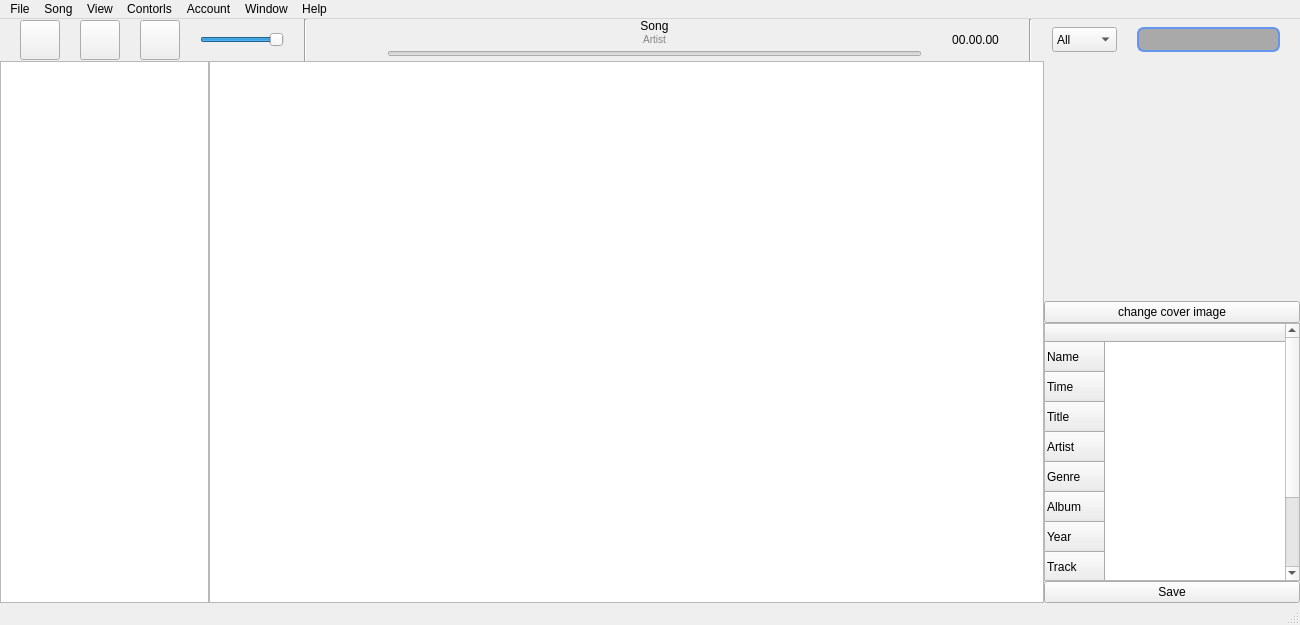
<?xml version="1.0" encoding="UTF-8"?>
<ui version="4.0">
 <class>MainWindow</class>
 <widget class="QMainWindow" name="MainWindow">
  <property name="geometry">
   <rect>
    <x>0</x>
    <y>0</y>
    <width>1300</width>
    <height>625</height>
   </rect>
  </property>
  <property name="sizePolicy">
   <sizepolicy hsizetype="Expanding" vsizetype="Expanding">
    <horstretch>0</horstretch>
    <verstretch>0</verstretch>
   </sizepolicy>
  </property>
  <property name="minimumSize">
   <size>
    <width>1280</width>
    <height>625</height>
   </size>
  </property>
  <property name="sizeIncrement">
   <size>
    <width>0</width>
    <height>0</height>
   </size>
  </property>
  <property name="cursor">
   <cursorShape>ArrowCursor</cursorShape>
  </property>
  <property name="windowTitle">
   <string/>
  </property>
  <property name="windowOpacity">
   <double>2.000000000000000</double>
  </property>
  <property name="locale">
   <locale language="Ukrainian" country="Ukraine"/>
  </property>
  <property name="toolButtonStyle">
   <enum>Qt::ToolButtonTextUnderIcon</enum>
  </property>
  <property name="unifiedTitleAndToolBarOnMac">
   <bool>true</bool>
  </property>
  <widget class="QWidget" name="centralwidget">
   <property name="minimumSize">
    <size>
     <width>1300</width>
     <height>0</height>
    </size>
   </property>
   <layout class="QGridLayout" name="gridLayout_2">
    <property name="leftMargin">
     <number>0</number>
    </property>
    <property name="topMargin">
     <number>0</number>
    </property>
    <property name="rightMargin">
     <number>0</number>
    </property>
    <property name="bottomMargin">
     <number>0</number>
    </property>
    <property name="spacing">
     <number>0</number>
    </property>
    <item row="0" column="0">
     <layout class="QHBoxLayout" name="playerLayout" stretch="0,2,2,0,0,5,0,0,0">
      <property name="spacing">
       <number>20</number>
      </property>
      <property name="sizeConstraint">
       <enum>QLayout::SetDefaultConstraint</enum>
      </property>
      <property name="leftMargin">
       <number>20</number>
      </property>
      <property name="rightMargin">
       <number>20</number>
      </property>
      <item>
       <widget class="QPushButton" name="playButton">
        <property name="sizePolicy">
         <sizepolicy hsizetype="Minimum" vsizetype="Fixed">
          <horstretch>40</horstretch>
          <verstretch>40</verstretch>
         </sizepolicy>
        </property>
        <property name="minimumSize">
         <size>
          <width>40</width>
          <height>40</height>
         </size>
        </property>
        <property name="maximumSize">
         <size>
          <width>40</width>
          <height>40</height>
         </size>
        </property>
        <property name="text">
         <string/>
        </property>
       </widget>
      </item>
      <item>
       <widget class="QPushButton" name="pauseButton">
        <property name="sizePolicy">
         <sizepolicy hsizetype="Minimum" vsizetype="Fixed">
          <horstretch>40</horstretch>
          <verstretch>40</verstretch>
         </sizepolicy>
        </property>
        <property name="minimumSize">
         <size>
          <width>40</width>
          <height>40</height>
         </size>
        </property>
        <property name="maximumSize">
         <size>
          <width>40</width>
          <height>40</height>
         </size>
        </property>
        <property name="text">
         <string/>
        </property>
       </widget>
      </item>
      <item>
       <widget class="QPushButton" name="stopButton">
        <property name="sizePolicy">
         <sizepolicy hsizetype="Minimum" vsizetype="Fixed">
          <horstretch>40</horstretch>
          <verstretch>40</verstretch>
         </sizepolicy>
        </property>
        <property name="minimumSize">
         <size>
          <width>40</width>
          <height>40</height>
         </size>
        </property>
        <property name="maximumSize">
         <size>
          <width>40</width>
          <height>40</height>
         </size>
        </property>
        <property name="text">
         <string/>
        </property>
       </widget>
      </item>
      <item>
       <widget class="QSlider" name="statusVolume">
        <property name="maximum">
         <number>100</number>
        </property>
        <property name="value">
         <number>100</number>
        </property>
        <property name="sliderPosition">
         <number>100</number>
        </property>
        <property name="orientation">
         <enum>Qt::Horizontal</enum>
        </property>
        <property name="tickPosition">
         <enum>QSlider::NoTicks</enum>
        </property>
        <property name="tickInterval">
         <number>0</number>
        </property>
       </widget>
      </item>
      <item>
       <widget class="Line" name="line">
        <property name="autoFillBackground">
         <bool>true</bool>
        </property>
        <property name="orientation">
         <enum>Qt::Vertical</enum>
        </property>
       </widget>
      </item>
      <item>
       <layout class="QVBoxLayout" name="verticalLayout_4">
        <item>
         <layout class="QHBoxLayout" name="horizontalLayout_2" stretch="0,8,1">
          <property name="sizeConstraint">
           <enum>QLayout::SetFixedSize</enum>
          </property>
          <item>
           <widget class="QLabel" name="cover_label">
            <property name="minimumSize">
             <size>
              <width>40</width>
              <height>40</height>
             </size>
            </property>
            <property name="maximumSize">
             <size>
              <width>40</width>
              <height>40</height>
             </size>
            </property>
            <property name="text">
             <string/>
            </property>
            <property name="scaledContents">
             <bool>true</bool>
            </property>
           </widget>
          </item>
          <item>
           <layout class="QVBoxLayout" name="verticalLayout_3">
            <property name="spacing">
             <number>0</number>
            </property>
            <item>
             <widget class="QLabel" name="labelSong">
              <property name="text">
               <string>Song</string>
              </property>
              <property name="alignment">
               <set>Qt::AlignCenter</set>
              </property>
             </widget>
            </item>
            <item>
             <widget class="QLabel" name="labelArtist">
              <property name="styleSheet">
               <string notr="true">font-size: 10px;
color: rgb(132, 130, 133);</string>
              </property>
              <property name="text">
               <string>Artist</string>
              </property>
              <property name="alignment">
               <set>Qt::AlignCenter</set>
              </property>
             </widget>
            </item>
            <item>
             <widget class="QSlider" name="statusPlay">
              <property name="styleSheet">
               <string notr="true">QSlider::handle:horizontal {
/*	background-color:rgb(0, 0, 0);*/
	border: 0 solid;
}</string>
              </property>
              <property name="value">
               <number>0</number>
              </property>
              <property name="orientation">
               <enum>Qt::Horizontal</enum>
              </property>
              <property name="invertedAppearance">
               <bool>false</bool>
              </property>
             </widget>
            </item>
           </layout>
          </item>
          <item>
           <widget class="QLabel" name="labelTime">
            <property name="text">
             <string>00.00.00</string>
            </property>
            <property name="alignment">
             <set>Qt::AlignCenter</set>
            </property>
           </widget>
          </item>
         </layout>
        </item>
       </layout>
      </item>
      <item>
       <widget class="Line" name="line_2">
        <property name="orientation">
         <enum>Qt::Vertical</enum>
        </property>
       </widget>
      </item>
      <item>
       <widget class="QComboBox" name="filterBox">
        <property name="sizePolicy">
         <sizepolicy hsizetype="Expanding" vsizetype="Fixed">
          <horstretch>0</horstretch>
          <verstretch>0</verstretch>
         </sizepolicy>
        </property>
        <property name="minimumSize">
         <size>
          <width>50</width>
          <height>25</height>
         </size>
        </property>
        <item>
         <property name="text">
          <string>All</string>
         </property>
        </item>
        <item>
         <property name="text">
          <string>Name</string>
         </property>
        </item>
        <item>
         <property name="text">
          <string>Title</string>
         </property>
        </item>
        <item>
         <property name="text">
          <string>Artist</string>
         </property>
        </item>
        <item>
         <property name="text">
          <string>Album</string>
         </property>
        </item>
        <item>
         <property name="text">
          <string>Genre</string>
         </property>
        </item>
        <item>
         <property name="text">
          <string>Year</string>
         </property>
        </item>
       </widget>
      </item>
      <item>
       <widget class="QLineEdit" name="search_line">
        <property name="sizePolicy">
         <sizepolicy hsizetype="Expanding" vsizetype="Fixed">
          <horstretch>0</horstretch>
          <verstretch>0</verstretch>
         </sizepolicy>
        </property>
        <property name="minimumSize">
         <size>
          <width>143</width>
          <height>25</height>
         </size>
        </property>
        <property name="styleSheet">
         <string notr="true"> QLineEdit {
     border: 2px solid rgb(100, 149, 237) ;
     border-radius: 7px;
     padding: 0 8px;
     background: rgb(169, 169, 169);
     selection-background-color: blue;
 }</string>
        </property>
       </widget>
      </item>
     </layout>
    </item>
    <item row="1" column="0">
     <layout class="QGridLayout" name="gridLayout" rowstretch="0" columnstretch="1,4,0,0">
      <property name="sizeConstraint">
       <enum>QLayout::SetNoConstraint</enum>
      </property>
      <property name="spacing">
       <number>0</number>
      </property>
      <item row="0" column="0">
       <widget class="QTreeView" name="fileBrowser">
        <property name="maximumSize">
         <size>
          <width>250</width>
          <height>16777215</height>
         </size>
        </property>
        <property name="mouseTracking">
         <bool>false</bool>
        </property>
        <property name="sortingEnabled">
         <bool>false</bool>
        </property>
        <attribute name="headerVisible">
         <bool>false</bool>
        </attribute>
       </widget>
      </item>
      <item row="0" column="2">
       <layout class="QVBoxLayout" name="verticalLayout_2" stretch="0,0,5,0">
        <property name="spacing">
         <number>-1</number>
        </property>
        <item>
         <widget class="QLabel" name="cover_label_large">
          <property name="minimumSize">
           <size>
            <width>240</width>
            <height>240</height>
           </size>
          </property>
          <property name="maximumSize">
           <size>
            <width>240</width>
            <height>240</height>
           </size>
          </property>
          <property name="text">
           <string/>
          </property>
          <property name="scaledContents">
           <bool>true</bool>
          </property>
          <property name="alignment">
           <set>Qt::AlignCenter</set>
          </property>
         </widget>
        </item>
        <item>
         <widget class="QPushButton" name="change_cover_button">
          <property name="text">
           <string>change cover image</string>
          </property>
         </widget>
        </item>
        <item>
         <widget class="QTableWidget" name="tableInfoSong">
          <property name="lineWidth">
           <number>0</number>
          </property>
          <property name="showGrid">
           <bool>true</bool>
          </property>
          <property name="gridStyle">
           <enum>Qt::NoPen</enum>
          </property>
          <property name="wordWrap">
           <bool>true</bool>
          </property>
          <attribute name="horizontalHeaderCascadingSectionResizes">
           <bool>true</bool>
          </attribute>
          <attribute name="horizontalHeaderDefaultSectionSize">
           <number>270</number>
          </attribute>
          <attribute name="horizontalHeaderMinimumSectionSize">
           <number>25</number>
          </attribute>
          <row>
           <property name="text">
            <string>Name</string>
           </property>
          </row>
          <row>
           <property name="text">
            <string>Time</string>
           </property>
          </row>
          <row>
           <property name="text">
            <string>Title</string>
           </property>
          </row>
          <row>
           <property name="text">
            <string>Artist</string>
           </property>
          </row>
          <row>
           <property name="text">
            <string>Genre</string>
           </property>
          </row>
          <row>
           <property name="text">
            <string>Album</string>
           </property>
          </row>
          <row>
           <property name="text">
            <string>Year</string>
           </property>
          </row>
          <row>
           <property name="text">
            <string>Track</string>
           </property>
          </row>
          <row>
           <property name="text">
            <string>Path</string>
           </property>
          </row>
          <row>
           <property name="text">
            <string>Comment</string>
           </property>
          </row>
          <column>
           <property name="text">
            <string/>
           </property>
          </column>
         </widget>
        </item>
        <item>
         <widget class="QPushButton" name="pushButton">
          <property name="enabled">
           <bool>true</bool>
          </property>
          <property name="text">
           <string>Save</string>
          </property>
         </widget>
        </item>
       </layout>
      </item>
      <item row="0" column="1">
       <widget class="QTableView" name="mainMusicTable">
        <property name="autoFillBackground">
         <bool>false</bool>
        </property>
        <property name="styleSheet">
         <string notr="true"/>
        </property>
        <property name="dragEnabled">
         <bool>true</bool>
        </property>
        <property name="dragDropMode">
         <enum>QAbstractItemView::DragDrop</enum>
        </property>
        <property name="alternatingRowColors">
         <bool>true</bool>
        </property>
        <property name="selectionMode">
         <enum>QAbstractItemView::ContiguousSelection</enum>
        </property>
        <property name="selectionBehavior">
         <enum>QAbstractItemView::SelectRows</enum>
        </property>
        <property name="textElideMode">
         <enum>Qt::ElideMiddle</enum>
        </property>
        <property name="gridStyle">
         <enum>Qt::NoPen</enum>
        </property>
        <property name="sortingEnabled">
         <bool>true</bool>
        </property>
        <property name="cornerButtonEnabled">
         <bool>true</bool>
        </property>
        <attribute name="horizontalHeaderCascadingSectionResizes">
         <bool>true</bool>
        </attribute>
        <attribute name="horizontalHeaderDefaultSectionSize">
         <number>150</number>
        </attribute>
        <attribute name="horizontalHeaderMinimumSectionSize">
         <number>30</number>
        </attribute>
        <attribute name="horizontalHeaderStretchLastSection">
         <bool>false</bool>
        </attribute>
        <attribute name="verticalHeaderCascadingSectionResizes">
         <bool>true</bool>
        </attribute>
       </widget>
      </item>
     </layout>
    </item>
   </layout>
  </widget>
  <widget class="QStatusBar" name="statusbar"/>
  <widget class="QMenuBar" name="menuBar">
   <property name="geometry">
    <rect>
     <x>0</x>
     <y>0</y>
     <width>1300</width>
     <height>22</height>
    </rect>
   </property>
   <widget class="QMenu" name="menuFile">
    <property name="title">
     <string>File</string>
    </property>
    <widget class="QMenu" name="menuNew">
     <property name="title">
      <string>New</string>
     </property>
     <addaction name="actionPlaylist"/>
    </widget>
    <addaction name="actionPreferences"/>
    <addaction name="actionAdd_to_Library"/>
    <addaction name="menuNew"/>
    <addaction name="actionQuit"/>
   </widget>
   <widget class="QMenu" name="menuSong">
    <property name="title">
     <string>Song</string>
    </property>
    <addaction name="actionPlay_Next"/>
    <addaction name="actionPlay_Layter"/>
    <addaction name="actionStar"/>
    <addaction name="actionUnStar"/>
   </widget>
   <widget class="QMenu" name="menuView">
    <property name="title">
     <string>View</string>
    </property>
    <addaction name="actionSort_by"/>
    <addaction name="actionView_Options"/>
    <addaction name="actionShow_Satus_Bar"/>
    <addaction name="actionHide_SideBar"/>
   </widget>
   <widget class="QMenu" name="menuContorl">
    <property name="title">
     <string>Contorls</string>
    </property>
   </widget>
   <widget class="QMenu" name="menuAccount">
    <property name="title">
     <string>Account</string>
    </property>
   </widget>
   <widget class="QMenu" name="menuWindow">
    <property name="title">
     <string>Window</string>
    </property>
   </widget>
   <widget class="QMenu" name="menuHelp">
    <property name="title">
     <string>Help</string>
    </property>
   </widget>
   <addaction name="menuFile"/>
   <addaction name="menuSong"/>
   <addaction name="menuView"/>
   <addaction name="menuContorl"/>
   <addaction name="menuAccount"/>
   <addaction name="menuWindow"/>
   <addaction name="menuHelp"/>
  </widget>
  <action name="actionPreferences">
   <property name="text">
    <string>Preferences...</string>
   </property>
   <property name="shortcut">
    <string>Ctrl+,</string>
   </property>
  </action>
  <action name="actionAdd_to_Library">
   <property name="text">
    <string>Add to Library...</string>
   </property>
   <property name="shortcut">
    <string>Ctrl+O</string>
   </property>
  </action>
  <action name="actionPlaylist">
   <property name="text">
    <string>Playlist</string>
   </property>
   <property name="shortcut">
    <string>Ctrl+N</string>
   </property>
  </action>
  <action name="actionQuit">
   <property name="text">
    <string>Quit</string>
   </property>
   <property name="shortcut">
    <string>Ctrl+Q</string>
   </property>
  </action>
  <action name="actionPlay_Next">
   <property name="text">
    <string>Play Next</string>
   </property>
  </action>
  <action name="actionPlay_Layter">
   <property name="text">
    <string>Play Later</string>
   </property>
  </action>
  <action name="actionStar">
   <property name="text">
    <string>Star</string>
   </property>
  </action>
  <action name="actionUnStar">
   <property name="text">
    <string>UnStar</string>
   </property>
  </action>
  <action name="actionView_Options">
   <property name="text">
    <string>View Options</string>
   </property>
  </action>
  <action name="actionSort_by">
   <property name="text">
    <string>Sort by</string>
   </property>
  </action>
  <action name="actionShow_Satus_Bar">
   <property name="checkable">
    <bool>true</bool>
   </property>
   <property name="checked">
    <bool>true</bool>
   </property>
   <property name="text">
    <string>Show Satus Bar</string>
   </property>
   <property name="shortcut">
    <string>Ctrl+/</string>
   </property>
  </action>
  <action name="actionHide_SideBar">
   <property name="checkable">
    <bool>true</bool>
   </property>
   <property name="checked">
    <bool>true</bool>
   </property>
   <property name="text">
    <string>Hide SideBar</string>
   </property>
  </action>
 </widget>
 <resources/>
 <connections>
  <connection>
   <sender>actionShow_Satus_Bar</sender>
   <signal>triggered(bool)</signal>
   <receiver>statusbar</receiver>
   <slot>setHidden(bool)</slot>
   <hints>
    <hint type="sourcelabel">
     <x>-1</x>
     <y>-1</y>
    </hint>
    <hint type="destinationlabel">
     <x>649</x>
     <y>611</y>
    </hint>
   </hints>
  </connection>
  <connection>
   <sender>actionHide_SideBar</sender>
   <signal>toggled(bool)</signal>
   <receiver>fileBrowser</receiver>
   <slot>setHidden(bool)</slot>
   <hints>
    <hint type="sourcelabel">
     <x>-1</x>
     <y>-1</y>
    </hint>
    <hint type="destinationlabel">
     <x>103</x>
     <y>343</y>
    </hint>
   </hints>
  </connection>
 </connections>
</ui>
